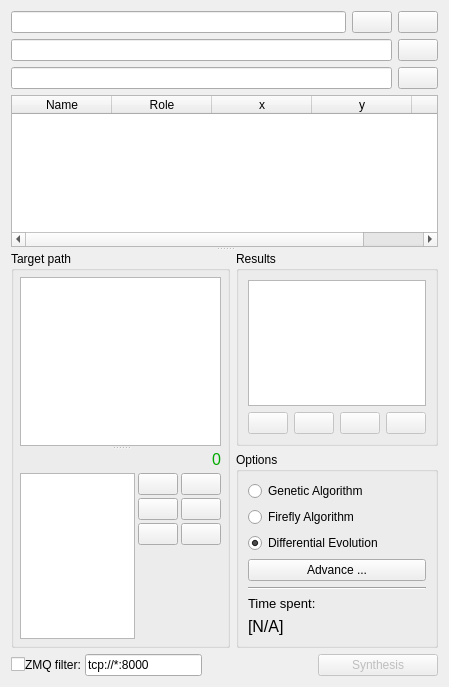
<?xml version="1.0" encoding="UTF-8"?>
<ui version="4.0">
 <class>Form</class>
 <widget class="QWidget" name="Form">
  <property name="geometry">
   <rect>
    <x>0</x>
    <y>0</y>
    <width>449</width>
    <height>687</height>
   </rect>
  </property>
  <property name="windowIcon">
   <iconset resource="../../../icons.qrc">
    <normaloff>:/icons/DimensionalSynthesis.png</normaloff>:/icons/DimensionalSynthesis.png</iconset>
  </property>
  <layout class="QVBoxLayout" name="verticalLayout_6">
   <item>
    <widget class="QSplitter" name="splitter_2">
     <property name="orientation">
      <enum>Qt::Vertical</enum>
     </property>
     <widget class="QWidget" name="verticalLayoutWidget">
      <layout class="QVBoxLayout" name="verticalLayout_8">
       <item>
        <layout class="QHBoxLayout" name="horizontalLayout_7">
         <item>
          <widget class="QLineEdit" name="profile_name">
           <property name="readOnly">
            <bool>true</bool>
           </property>
          </widget>
         </item>
         <item>
          <widget class="QPushButton" name="load_profile">
           <property name="icon">
            <iconset resource="../../../icons.qrc">
             <normaloff>:/icons/properties.png</normaloff>:/icons/properties.png</iconset>
           </property>
          </widget>
         </item>
         <item>
          <widget class="QPushButton" name="clear_button">
           <property name="icon">
            <iconset resource="../../../icons.qrc">
             <normaloff>:/icons/delete.png</normaloff>:/icons/delete.png</iconset>
           </property>
          </widget>
         </item>
        </layout>
       </item>
       <item>
        <layout class="QHBoxLayout" name="horizontalLayout_17">
         <item>
          <widget class="QLineEdit" name="Expression">
           <property name="readOnly">
            <bool>true</bool>
           </property>
          </widget>
         </item>
         <item>
          <widget class="QPushButton" name="Expression_copy">
           <property name="icon">
            <iconset resource="../../../icons.qrc">
             <normaloff>:/icons/copy.png</normaloff>:/icons/copy.png</iconset>
           </property>
          </widget>
         </item>
        </layout>
       </item>
       <item>
        <layout class="QHBoxLayout" name="horizontalLayout_18">
         <item>
          <widget class="QLineEdit" name="Link_Expression">
           <property name="readOnly">
            <bool>true</bool>
           </property>
          </widget>
         </item>
         <item>
          <widget class="QPushButton" name="Link_Expression_copy">
           <property name="icon">
            <iconset resource="../../../icons.qrc">
             <normaloff>:/icons/copy.png</normaloff>:/icons/copy.png</iconset>
           </property>
          </widget>
         </item>
        </layout>
       </item>
       <item>
        <widget class="QTableWidget" name="ground_joints">
         <property name="verticalScrollMode">
          <enum>QAbstractItemView::ScrollPerPixel</enum>
         </property>
         <property name="horizontalScrollMode">
          <enum>QAbstractItemView::ScrollPerPixel</enum>
         </property>
         <column>
          <property name="text">
           <string>Name</string>
          </property>
         </column>
         <column>
          <property name="text">
           <string>Role</string>
          </property>
         </column>
         <column>
          <property name="text">
           <string>x</string>
          </property>
         </column>
         <column>
          <property name="text">
           <string>y</string>
          </property>
         </column>
         <column>
          <property name="text">
           <string>Range</string>
          </property>
         </column>
        </widget>
       </item>
      </layout>
     </widget>
     <widget class="QWidget" name="layoutWidget">
      <layout class="QHBoxLayout" name="horizontalLayout">
       <item>
        <widget class="QGroupBox" name="groupBox">
         <property name="title">
          <string>Target path</string>
         </property>
         <layout class="QVBoxLayout" name="verticalLayout">
          <property name="spacing">
           <number>3</number>
          </property>
          <property name="leftMargin">
           <number>6</number>
          </property>
          <property name="topMargin">
           <number>6</number>
          </property>
          <property name="rightMargin">
           <number>6</number>
          </property>
          <property name="bottomMargin">
           <number>6</number>
          </property>
          <item>
           <widget class="QSplitter" name="splitter">
            <property name="orientation">
             <enum>Qt::Vertical</enum>
            </property>
            <widget class="QListWidget" name="target_points"/>
            <widget class="QWidget" name="layoutWidget">
             <layout class="QVBoxLayout" name="verticalLayout_2">
              <property name="spacing">
               <number>3</number>
              </property>
              <item>
               <layout class="QHBoxLayout" name="horizontalLayout_2">
                <item>
                 <spacer name="horizontalSpacer_7">
                  <property name="orientation">
                   <enum>Qt::Horizontal</enum>
                  </property>
                  <property name="sizeHint" stdset="0">
                   <size>
                    <width>40</width>
                    <height>20</height>
                   </size>
                  </property>
                 </spacer>
                </item>
                <item>
                 <widget class="QLabel" name="pointNum">
                  <property name="text">
                   <string>&lt;html&gt;&lt;head/&gt;&lt;body&gt;&lt;p&gt;&lt;span style=&quot; font-size:12pt; color:#00aa00;&quot;&gt;0&lt;/span&gt;&lt;/p&gt;&lt;/body&gt;&lt;/html&gt;</string>
                  </property>
                  <property name="alignment">
                   <set>Qt::AlignLeading|Qt::AlignLeft|Qt::AlignTop</set>
                  </property>
                 </widget>
                </item>
               </layout>
              </item>
              <item>
               <layout class="QHBoxLayout" name="horizontalLayout_5">
                <item>
                 <widget class="QListWidget" name="path_list"/>
                </item>
                <item>
                 <layout class="QVBoxLayout" name="verticalLayout_7">
                  <item>
                   <widget class="QPushButton" name="pathAdjust">
                    <property name="icon">
                     <iconset resource="../../../icons.qrc">
                      <normaloff>:/icons/properties.png</normaloff>:/icons/properties.png</iconset>
                    </property>
                   </widget>
                  </item>
                  <item>
                   <widget class="QPushButton" name="path_clear">
                    <property name="statusTip">
                     <string>Clear all points.</string>
                    </property>
                    <property name="icon">
                     <iconset resource="../../../icons.qrc">
                      <normaloff>:/icons/delete.png</normaloff>:/icons/delete.png</iconset>
                    </property>
                    <property name="autoDefault">
                     <bool>false</bool>
                    </property>
                   </widget>
                  </item>
                  <item>
                   <widget class="QPushButton" name="close_path">
                    <property name="statusTip">
                     <string>Close the path.</string>
                    </property>
                    <property name="icon">
                     <iconset resource="../../../icons.qrc">
                      <normaloff>:/icons/freemove_off.png</normaloff>:/icons/freemove_off.png</iconset>
                    </property>
                   </widget>
                  </item>
                  <item>
                   <spacer name="verticalSpacer">
                    <property name="orientation">
                     <enum>Qt::Vertical</enum>
                    </property>
                    <property name="sizeHint" stdset="0">
                     <size>
                      <width>20</width>
                      <height>40</height>
                     </size>
                    </property>
                   </spacer>
                  </item>
                 </layout>
                </item>
                <item>
                 <layout class="QVBoxLayout" name="verticalLayout_3">
                  <item>
                   <widget class="QPushButton" name="importXLSX">
                    <property name="toolTip">
                     <string>Microsoft Excel</string>
                    </property>
                    <property name="statusTip">
                     <string>Import path from Microsoft Excel format.</string>
                    </property>
                    <property name="text">
                     <string/>
                    </property>
                    <property name="icon">
                     <iconset resource="../../../icons.qrc">
                      <normaloff>:/icons/excel_2013.png</normaloff>:/icons/excel_2013.png</iconset>
                    </property>
                    <property name="iconSize">
                     <size>
                      <width>20</width>
                      <height>20</height>
                     </size>
                    </property>
                   </widget>
                  </item>
                  <item>
                   <widget class="QPushButton" name="importCSV">
                    <property name="toolTip">
                     <string>CSV</string>
                    </property>
                    <property name="statusTip">
                     <string>Import path from CSV format.</string>
                    </property>
                    <property name="text">
                     <string/>
                    </property>
                    <property name="icon">
                     <iconset resource="../../../icons.qrc">
                      <normaloff>:/icons/CSV.png</normaloff>:/icons/CSV.png</iconset>
                    </property>
                    <property name="iconSize">
                     <size>
                      <width>20</width>
                      <height>20</height>
                     </size>
                    </property>
                   </widget>
                  </item>
                  <item>
                   <widget class="QPushButton" name="series">
                    <property name="toolTip">
                     <string>Formula</string>
                    </property>
                    <property name="statusTip">
                     <string>Generat points from formula.</string>
                    </property>
                    <property name="text">
                     <string/>
                    </property>
                    <property name="icon">
                     <iconset resource="../../../icons.qrc">
                      <normaloff>:/icons/formula.png</normaloff>:/icons/formula.png</iconset>
                    </property>
                    <property name="autoDefault">
                     <bool>false</bool>
                    </property>
                   </widget>
                  </item>
                  <item>
                   <spacer name="verticalSpacer_3">
                    <property name="orientation">
                     <enum>Qt::Vertical</enum>
                    </property>
                    <property name="sizeHint" stdset="0">
                     <size>
                      <width>20</width>
                      <height>40</height>
                     </size>
                    </property>
                   </spacer>
                  </item>
                 </layout>
                </item>
               </layout>
              </item>
             </layout>
            </widget>
           </widget>
          </item>
         </layout>
        </widget>
       </item>
       <item>
        <layout class="QVBoxLayout" name="verticalLayout_5">
         <item>
          <widget class="QGroupBox" name="verticalGroupBox">
           <property name="title">
            <string>Results</string>
           </property>
           <layout class="QHBoxLayout" name="horizontalLayout_6">
            <item>
             <layout class="QVBoxLayout" name="verticalLayout_13">
              <item>
               <widget class="QListWidget" name="Result_list">
                <property name="verticalScrollBarPolicy">
                 <enum>Qt::ScrollBarAsNeeded</enum>
                </property>
                <property name="horizontalScrollBarPolicy">
                 <enum>Qt::ScrollBarAlwaysOff</enum>
                </property>
               </widget>
              </item>
              <item>
               <layout class="QHBoxLayout" name="horizontalLayout_10">
                <item>
                 <widget class="QPushButton" name="Result_load_settings">
                  <property name="enabled">
                   <bool>false</bool>
                  </property>
                  <property name="statusTip">
                   <string>Load the setting of this result.</string>
                  </property>
                  <property name="icon">
                   <iconset resource="../../../icons.qrc">
                    <normaloff>:/icons/dataupdate.png</normaloff>:/icons/dataupdate.png</iconset>
                  </property>
                 </widget>
                </item>
                <item>
                 <widget class="QPushButton" name="Result_chart">
                  <property name="enabled">
                   <bool>false</bool>
                  </property>
                  <property name="statusTip">
                   <string>Show the fitness - time chart</string>
                  </property>
                  <property name="icon">
                   <iconset resource="../../../icons.qrc">
                    <normaloff>:/icons/chart.png</normaloff>:/icons/chart.png</iconset>
                  </property>
                 </widget>
                </item>
                <item>
                 <spacer name="horizontalSpacer">
                  <property name="orientation">
                   <enum>Qt::Horizontal</enum>
                  </property>
                  <property name="sizeHint" stdset="0">
                   <size>
                    <width>40</width>
                    <height>20</height>
                   </size>
                  </property>
                 </spacer>
                </item>
                <item>
                 <widget class="QPushButton" name="deleteButton">
                  <property name="enabled">
                   <bool>false</bool>
                  </property>
                  <property name="statusTip">
                   <string>Delete this result.</string>
                  </property>
                  <property name="icon">
                   <iconset resource="../../../icons.qrc">
                    <normaloff>:/icons/delete.png</normaloff>:/icons/delete.png</iconset>
                  </property>
                 </widget>
                </item>
                <item>
                 <widget class="QPushButton" name="mergeButton">
                  <property name="enabled">
                   <bool>false</bool>
                  </property>
                  <property name="statusTip">
                   <string>Merge this result to canvas.</string>
                  </property>
                  <property name="icon">
                   <iconset resource="../../../icons.qrc">
                    <normaloff>:/icons/merge.png</normaloff>:/icons/merge.png</iconset>
                  </property>
                 </widget>
                </item>
               </layout>
              </item>
             </layout>
            </item>
           </layout>
          </widget>
         </item>
         <item>
          <widget class="QGroupBox" name="verticalGroupBox_2">
           <property name="title">
            <string>Options</string>
           </property>
           <layout class="QVBoxLayout" name="verticalLayout_4">
            <item>
             <widget class="QRadioButton" name="type0">
              <property name="text">
               <string>Genetic Algorithm</string>
              </property>
              <property name="checked">
               <bool>false</bool>
              </property>
             </widget>
            </item>
            <item>
             <widget class="QRadioButton" name="type1">
              <property name="text">
               <string>Firefly Algorithm</string>
              </property>
             </widget>
            </item>
            <item>
             <widget class="QRadioButton" name="type2">
              <property name="text">
               <string>Differential Evolution</string>
              </property>
              <property name="checked">
               <bool>true</bool>
              </property>
             </widget>
            </item>
            <item>
             <widget class="QPushButton" name="advanceButton">
              <property name="statusTip">
               <string>More algorithm settings.</string>
              </property>
              <property name="text">
               <string>Advance ...</string>
              </property>
              <property name="icon">
               <iconset resource="../../../icons.qrc">
                <normaloff>:/icons/properties.png</normaloff>:/icons/properties.png</iconset>
              </property>
             </widget>
            </item>
            <item>
             <widget class="Line" name="line_3">
              <property name="orientation">
               <enum>Qt::Horizontal</enum>
              </property>
             </widget>
            </item>
            <item>
             <widget class="QLabel" name="label_7">
              <property name="text">
               <string>&lt;html&gt;&lt;head/&gt;&lt;body&gt;&lt;p&gt;&lt;span style=&quot; font-size:10pt;&quot;&gt;Time spent: &lt;/span&gt;&lt;/p&gt;&lt;/body&gt;&lt;/html&gt;</string>
              </property>
             </widget>
            </item>
            <item>
             <widget class="QLabel" name="timeShow">
              <property name="text">
               <string>&lt;html&gt;&lt;head/&gt;&lt;body&gt;&lt;p&gt;&lt;span style=&quot; font-size:12pt;&quot;&gt;[N/A]&lt;/span&gt;&lt;/p&gt;&lt;/body&gt;&lt;/html&gt;</string>
              </property>
             </widget>
            </item>
           </layout>
          </widget>
         </item>
        </layout>
       </item>
      </layout>
     </widget>
    </widget>
   </item>
   <item>
    <layout class="QHBoxLayout" name="horizontalLayout_4">
     <property name="spacing">
      <number>0</number>
     </property>
     <item>
      <widget class="QCheckBox" name="has_zmq"/>
     </item>
     <item>
      <widget class="QLabel" name="label">
       <property name="text">
        <string>&lt;html&gt;&lt;head/&gt;&lt;body&gt;&lt;p&gt;&lt;img width=&quot;15&quot; src=&quot;:/icons/ZeroMQ.png&quot;/&gt;ZMQ filter: &lt;/p&gt;&lt;/body&gt;&lt;/html&gt;</string>
       </property>
      </widget>
     </item>
     <item>
      <widget class="QLineEdit" name="portText">
       <property name="statusTip">
        <string>LAN screening.</string>
       </property>
       <property name="text">
        <string>tcp://*:8000</string>
       </property>
      </widget>
     </item>
     <item>
      <spacer name="horizontalSpacer_6">
       <property name="orientation">
        <enum>Qt::Horizontal</enum>
       </property>
       <property name="sizeHint" stdset="0">
        <size>
         <width>40</width>
         <height>20</height>
        </size>
       </property>
      </spacer>
     </item>
     <item>
      <widget class="QPushButton" name="generate_button">
       <property name="enabled">
        <bool>false</bool>
       </property>
       <property name="minimumSize">
        <size>
         <width>120</width>
         <height>0</height>
        </size>
       </property>
       <property name="statusTip">
        <string>Start dimesional synthesis.</string>
       </property>
       <property name="text">
        <string>Synthesis</string>
       </property>
       <property name="icon">
        <iconset resource="../../../icons.qrc">
         <normaloff>:/icons/DimensionalSynthesis.png</normaloff>:/icons/DimensionalSynthesis.png</iconset>
       </property>
       <property name="autoDefault">
        <bool>true</bool>
       </property>
      </widget>
     </item>
    </layout>
   </item>
  </layout>
 </widget>
 <resources>
  <include location="../../../icons.qrc"/>
  <include location="../../../preview.qrc"/>
 </resources>
 <connections/>
</ui>
